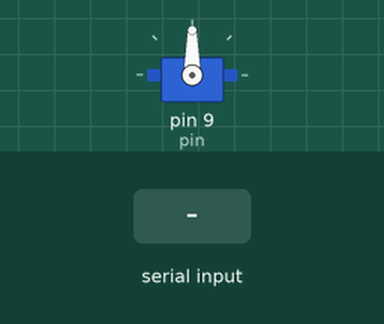
This sketch was run on a simulated Arduino Uno, built with avr-gcc and run on an emulated ATmega328P. Shown: servo. The test bench sets the inputs (shaded band).

Above: at 1.2 s.
1.3 s: "a" received over Serial
At 2.05 s:
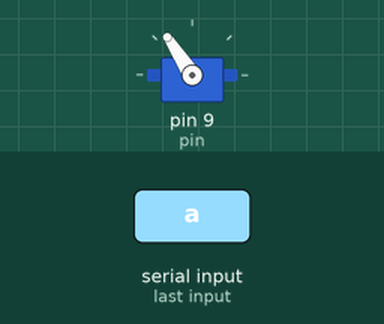
3.9 s: "b" received over Serial
At 4.91 s:
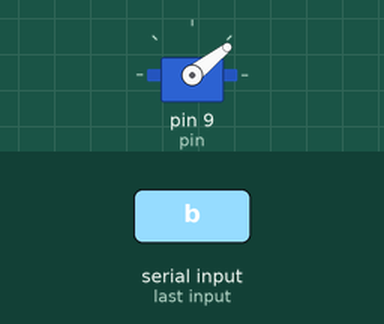
At 6.3 s:
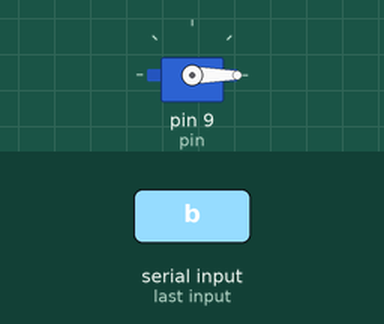
Timing chart, 0 to 7.8 s (numbered marks = the images above; inputs shaded):
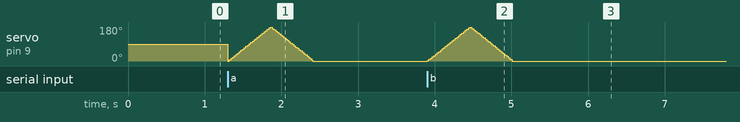

The sketch:

mentorServerControle.ino
```cpp
#include <Servo.h> // include external libroial from
Servo myServo;  // create a servo object
int angle = 0;
#define pin 9
char ch = 0;

void setup() {
  // put your setup code here, to run once:
  Serial.begin(9600);
  myServo.attach(pin);  //atach servo to the pin number 9

}

void loop() {
  // put your main code here, to run repeatedly:
  //for (angle =0; angle<=180; angle++){
    //myServo.write(angle);
    //delay(3);
    //}

    //for (angle =180; angle>=0; angle--){
    //myServo.write(angle);
    //delay(3);
    //}

    if(Serial.available()> 0) {
    ch = Serial.read();


  if(ch == 'a' || ch == 'b'){
    for (angle =0; angle<=180; angle++){
    myServo.write(angle);
    delay(3);
    }

    for (angle =180; angle>=0; angle--){
    myServo.write(angle);
    delay(3);
    }
    }else if(ch == 'h' || ch == 'j'){
    myServo.write(angle);

   }

}
}
```

Measured:
- after the input at 3.9 s, servo on pin 9 (pin): rises from 0° to 178° in 0.56 s, then falls to 0° in 0.55 s
